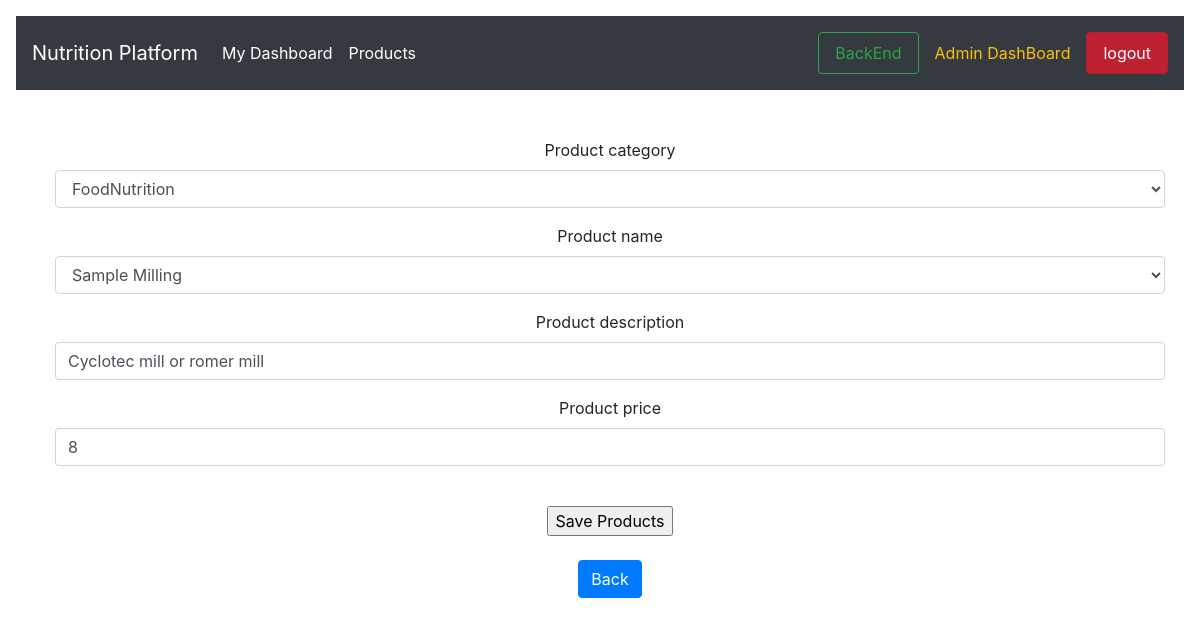
Screenshot of /accounts/update/1 (signed in) with the database file from the repository.
### accounts/models.py (models this page shows)
class AddProductModel(models.Model):
    product_category = models.CharField(max_length=200, choices=CATEGORIES, default='OtherAnalysis')
    product_name = models.CharField(max_length=200, choices=Analysis_Types)
    product_description = models.CharField(max_length=100)
    product_price = models.IntegerField()

### accounts/views.py (the view)
# urls.py: path('update/<int:pk>', views.update, name='update'),
@login_required
def update(request, pk):
    add = AddProductModel.objects.get(id=pk)
    form = AddProductForm(instance=add)
    if request.method == 'POST':
        form = AddProductForm(request.POST, instance=add)
        if form.is_valid():
            form.save()
            return redirect('show-product-details')
    context = {'form': form}
    return render(request, 'add.html', context)

### accounts/forms.py
class AddProductForm(ModelForm):
    class Meta:
        model = AddProductModel
        fields = '__all__'

### accounts/templates/add.html (shortened to what this page needs)
{% extends 'dash.html' %}
{% load static %}
{% load bootstrap4 %}
{% block body %}
<div class="container m-md-4">
    <form action="" method="POST">
        {% bootstrap_form form %}
        <br>
        <input type="submit" value="Save Products">
    </form>
    <br>
    <a class="btn btn-primary" href="{% url 'show-product-details' %}">Back</a>
</div>
{% endblock %}

### rows the page displays
AddProductModel: product_category "FoodNutrition", product_name "Sample Milling", product_description "Cyclotec mill or romer mill", product_price "8"
